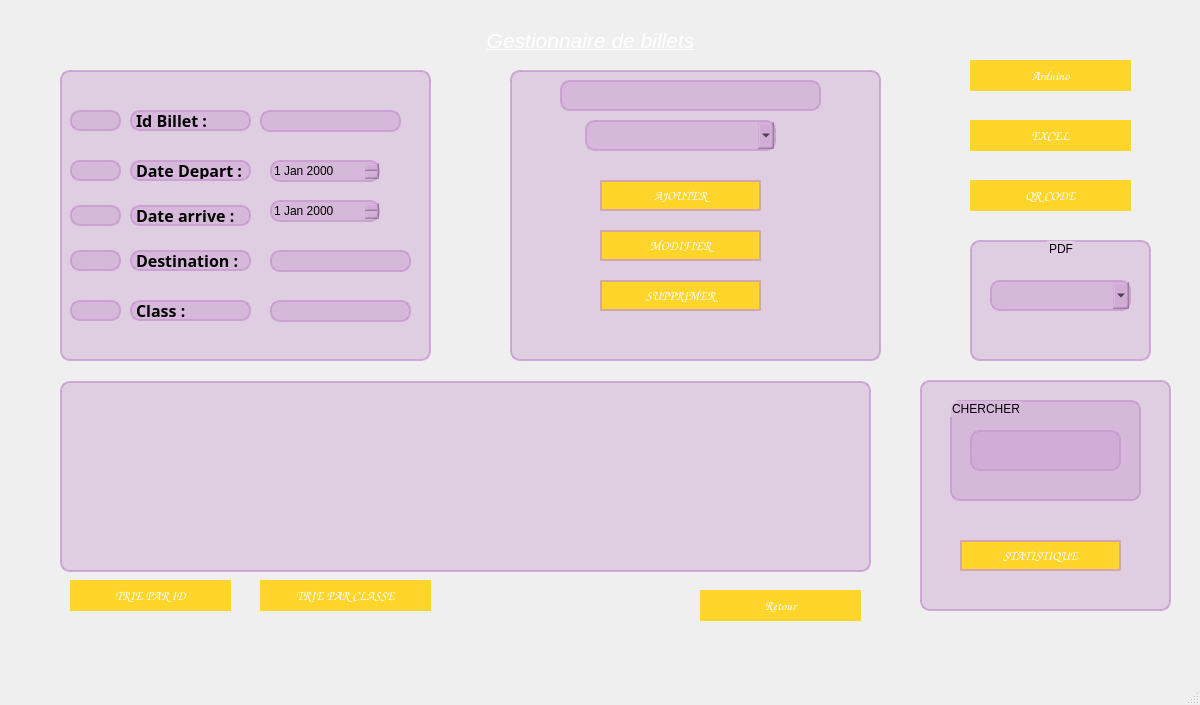
<?xml version="1.0" encoding="UTF-8"?>
<ui version="4.0">
 <class>gestion_billet</class>
 <widget class="QMainWindow" name="gestion_billet">
  <property name="geometry">
   <rect>
    <x>0</x>
    <y>0</y>
    <width>1200</width>
    <height>705</height>
   </rect>
  </property>
  <property name="windowTitle">
   <string>MainWindow</string>
  </property>
  <widget class="QWidget" name="centralwidget">
   <widget class="QStackedWidget" name="stackedWidget">
    <property name="geometry">
     <rect>
      <x>0</x>
      <y>0</y>
      <width>1200</width>
      <height>700</height>
     </rect>
    </property>
    <property name="currentIndex">
     <number>2</number>
    </property>
    <widget class="QWidget" name="index">
     <widget class="QLabel" name="label">
      <property name="geometry">
       <rect>
        <x>0</x>
        <y>0</y>
        <width>1200</width>
        <height>700</height>
       </rect>
      </property>
      <property name="styleSheet">
       <string notr="true">background-image: url(:/new/prefix1/images/sky.png);</string>
      </property>
      <property name="text">
       <string/>
      </property>
     </widget>
     <widget class="QLabel" name="tayarniapp">
      <property name="geometry">
       <rect>
        <x>0</x>
        <y>0</y>
        <width>321</width>
        <height>71</height>
       </rect>
      </property>
      <property name="font">
       <font>
        <family>Myanmar Text</family>
        <pointsize>28</pointsize>
        <weight>75</weight>
        <italic>false</italic>
        <bold>true</bold>
       </font>
      </property>
      <property name="mouseTracking">
       <bool>true</bool>
      </property>
      <property name="styleSheet">
       <string notr="true">
background-color : Transparent;</string>
      </property>
      <property name="text">
       <string>&lt;html&gt;&lt;head/&gt;&lt;body&gt;&lt;p align=&quot;center&quot;&gt;&lt;span style=&quot; color:#ffffff;&quot;&gt;TAYARNI APP&lt;/span&gt;&lt;/p&gt;&lt;/body&gt;&lt;/html&gt;</string>
      </property>
     </widget>
     <widget class="QPushButton" name="pushButton_a">
      <property name="geometry">
       <rect>
        <x>500</x>
        <y>200</y>
        <width>221</width>
        <height>61</height>
       </rect>
      </property>
      <property name="maximumSize">
       <size>
        <width>16777215</width>
        <height>16777215</height>
       </size>
      </property>
      <property name="font">
       <font>
        <family>Comic Sans MS</family>
        <pointsize>14</pointsize>
       </font>
      </property>
      <property name="styleSheet">
       <string notr="true">QPushButton {
background-color:rgb(203, 98, 255);
border-radius: 30px;
}
QPushButton:hover {
background-color: qlineargradient(spread:pad, x1:0, y1:0, x2:0, y2:1, stop:0 rgb(242, 255, 128), stop:1 rgb(0, 0, 255));
}
QPushButton::pressed{
	background-color: rgb(0, 255, 255);
}</string>
      </property>
      <property name="text">
       <string>Gestion des avions</string>
      </property>
     </widget>
     <widget class="QPushButton" name="pushButton_emp">
      <property name="geometry">
       <rect>
        <x>500</x>
        <y>500</y>
        <width>221</width>
        <height>61</height>
       </rect>
      </property>
      <property name="font">
       <font>
        <family>Comic Sans MS</family>
        <pointsize>12</pointsize>
       </font>
      </property>
      <property name="styleSheet">
       <string notr="true">QPushButton {
background-color:rgb(203, 98, 255);
border-radius: 30px;
}
QPushButton:hover {
background-color: qlineargradient(spread:pad, x1:0, y1:0, x2:0, y2:1, stop:0 rgb(242, 255, 128), stop:1 rgb(0, 0, 255));
}
QPushButton::pressed{
	background-color: rgb(0, 255, 255);
}</string>
      </property>
      <property name="text">
       <string>Gestion des Employés</string>
      </property>
     </widget>
     <widget class="QPushButton" name="pushButton_v">
      <property name="geometry">
       <rect>
        <x>500</x>
        <y>300</y>
        <width>221</width>
        <height>61</height>
       </rect>
      </property>
      <property name="font">
       <font>
        <family>Comic Sans MS</family>
        <pointsize>14</pointsize>
       </font>
      </property>
      <property name="styleSheet">
       <string notr="true">QPushButton {
background-color:rgb(203, 98, 255);
border-radius: 30px;
}
QPushButton:hover {
background-color: qlineargradient(spread:pad, x1:0, y1:0, x2:0, y2:1, stop:0 rgb(242, 255, 128), stop:1 rgb(0, 0, 255));
}</string>
      </property>
      <property name="text">
       <string>Gestion des vols</string>
      </property>
     </widget>
     <widget class="QPushButton" name="pushButton_b">
      <property name="geometry">
       <rect>
        <x>500</x>
        <y>100</y>
        <width>221</width>
        <height>61</height>
       </rect>
      </property>
      <property name="font">
       <font>
        <family>Comic Sans MS</family>
        <pointsize>14</pointsize>
       </font>
      </property>
      <property name="styleSheet">
       <string notr="true">QPushButton {
background-color:rgb(203, 98, 255);
border-radius: 30px;
}
QPushButton:hover {
background-color: qlineargradient(spread:pad, x1:0, y1:0, x2:0, y2:1, stop:0 rgb(242, 255, 128), stop:1 rgb(0, 0, 255));
}
QPushButton::pressed{
	background-color: rgb(0, 255, 255);
}</string>
      </property>
      <property name="text">
       <string>Gestion des billets</string>
      </property>
     </widget>
     <widget class="QPushButton" name="pushButton_voy">
      <property name="geometry">
       <rect>
        <x>500</x>
        <y>400</y>
        <width>221</width>
        <height>61</height>
       </rect>
      </property>
      <property name="font">
       <font>
        <family>Comic Sans MS</family>
        <pointsize>12</pointsize>
       </font>
      </property>
      <property name="styleSheet">
       <string notr="true">QPushButton {
background-color:rgb(203, 98, 255);
border-radius: 30px;
}
QPushButton:hover {
background-color: qlineargradient(spread:pad, x1:0, y1:0, x2:0, y2:1, stop:0 rgb(242, 255, 128), stop:1 rgb(0, 0, 255));
}
QPushButton::pressed{
	background-color: rgb(0, 255, 255);
}</string>
      </property>
      <property name="text">
       <string>Gestion des voyageurs</string>
      </property>
     </widget>
     <widget class="QLabel" name="label_2">
      <property name="geometry">
       <rect>
        <x>810</x>
        <y>170</y>
        <width>171</width>
        <height>141</height>
       </rect>
      </property>
      <property name="styleSheet">
       <string notr="true">image: url(:/new/prefix1/images/pngaman.png);</string>
      </property>
      <property name="text">
       <string/>
      </property>
     </widget>
    </widget>
    <widget class="QWidget" name="login">
     <widget class="QLabel" name="label_3">
      <property name="geometry">
       <rect>
        <x>0</x>
        <y>0</y>
        <width>1200</width>
        <height>700</height>
       </rect>
      </property>
      <property name="styleSheet">
       <string notr="true">background-image: url(:/new/prefix1/images/aeroport.jpg);</string>
      </property>
      <property name="text">
       <string/>
      </property>
     </widget>
     <widget class="QGroupBox" name="groupBox">
      <property name="geometry">
       <rect>
        <x>0</x>
        <y>0</y>
        <width>1191</width>
        <height>691</height>
       </rect>
      </property>
      <property name="toolTip">
       <string>&lt;html&gt;&lt;head/&gt;&lt;body&gt;&lt;p&gt;&lt;span style=&quot; font-size:18pt; color:#ffffff;&quot;&gt;S'identifier pour le gestionnaire de billets&lt;/span&gt;&lt;/p&gt;&lt;/body&gt;&lt;/html&gt;</string>
      </property>
      <property name="styleSheet">
       <string notr="true">color: rgb(255, 255, 255);
font: 75 16pt &quot;Comic Sans MS&quot;;</string>
      </property>
      <property name="title">
       <string>S'identifier pour le gestionnaire de billets</string>
      </property>
      <widget class="QLineEdit" name="lineEdit_username">
       <property name="geometry">
        <rect>
         <x>270</x>
         <y>280</y>
         <width>141</width>
         <height>31</height>
        </rect>
       </property>
       <property name="text">
        <string/>
       </property>
       <property name="frame">
        <bool>true</bool>
       </property>
      </widget>
      <widget class="QPushButton" name="pushButton_valider_login">
       <property name="geometry">
        <rect>
         <x>360</x>
         <y>510</y>
         <width>161</width>
         <height>51</height>
        </rect>
       </property>
       <property name="font">
        <font>
         <family>Comic Sans MS</family>
         <pointsize>16</pointsize>
         <weight>9</weight>
         <italic>false</italic>
         <bold>false</bold>
        </font>
       </property>
       <property name="styleSheet">
        <string notr="true">QPushButton {
background-color: rgb(255, 213, 44);color :rgb(255, 255, 255);
border-radius: 70px;
}
QPushButton:hover {
background-color: qlineargradient(spread:pad, x1:0, y1:0, x2:0, y2:1, stop:0 rgb(151, 255, 226) , stop:1 rgb(151, 255, 226));

}
QPushButton::pressed{
	background-color:rgb(255, 170, 255);
}</string>
       </property>
       <property name="text">
        <string>Valider</string>
       </property>
      </widget>
      <widget class="QLabel" name="label_4">
       <property name="geometry">
        <rect>
         <x>90</x>
         <y>280</y>
         <width>141</width>
         <height>31</height>
        </rect>
       </property>
       <property name="font">
        <font>
         <family>Comic Sans MS</family>
         <pointsize>16</pointsize>
         <weight>9</weight>
         <italic>false</italic>
         <bold>false</bold>
        </font>
       </property>
       <property name="text">
        <string>&lt;html&gt;&lt;head/&gt;&lt;body&gt;&lt;p&gt;&lt;span style=&quot; color:#ffffff;&quot;&gt;Username :&lt;/span&gt;&lt;/p&gt;&lt;/body&gt;&lt;/html&gt;</string>
       </property>
      </widget>
      <widget class="QLabel" name="label_5">
       <property name="geometry">
        <rect>
         <x>70</x>
         <y>370</y>
         <width>191</width>
         <height>31</height>
        </rect>
       </property>
       <property name="font">
        <font>
         <family>Comic Sans MS</family>
         <pointsize>16</pointsize>
         <weight>9</weight>
         <italic>false</italic>
         <bold>false</bold>
        </font>
       </property>
       <property name="text">
        <string>&lt;html&gt;&lt;head/&gt;&lt;body&gt;&lt;p&gt;&lt;span style=&quot; color:#ffffff;&quot;&gt;Mot de passe :&lt;/span&gt;&lt;/p&gt;&lt;/body&gt;&lt;/html&gt;</string>
       </property>
      </widget>
      <widget class="QLineEdit" name="lineEdit_mdp">
       <property name="geometry">
        <rect>
         <x>270</x>
         <y>370</y>
         <width>141</width>
         <height>31</height>
        </rect>
       </property>
       <property name="frame">
        <bool>true</bool>
       </property>
      </widget>
      <widget class="QPushButton" name="pushButton_annuler_login">
       <property name="geometry">
        <rect>
         <x>610</x>
         <y>510</y>
         <width>171</width>
         <height>51</height>
        </rect>
       </property>
       <property name="font">
        <font>
         <family>Comic Sans MS</family>
         <pointsize>16</pointsize>
         <weight>9</weight>
         <italic>false</italic>
         <bold>false</bold>
        </font>
       </property>
       <property name="styleSheet">
        <string notr="true">QPushButton {
	color: rgb(255, 255, 255);
background-color: rgb(255, 213, 44);
border-radius: 70px;
}
QPushButton:hover {
background-color: qlineargradient(spread:pad, x1:0, y1:0, x2:0, y2:1, stop:0 rgb(151, 255, 226) , stop:1 rgb(151, 255, 226));

}
QPushButton::pressed{
	background-color:rgb(255, 170, 255);
}</string>
       </property>
       <property name="text">
        <string>Retour</string>
       </property>
      </widget>
      <widget class="QLabel" name="label_81">
       <property name="geometry">
        <rect>
         <x>470</x>
         <y>510</y>
         <width>56</width>
         <height>16</height>
        </rect>
       </property>
       <property name="styleSheet">
        <string notr="true">image: url(:/new/prefix1/images/check.png);</string>
       </property>
       <property name="text">
        <string/>
       </property>
      </widget>
      <widget class="QLabel" name="label_82">
       <property name="geometry">
        <rect>
         <x>730</x>
         <y>510</y>
         <width>56</width>
         <height>16</height>
        </rect>
       </property>
       <property name="styleSheet">
        <string notr="true">image: url(:/new/prefix1/images/xx.png);</string>
       </property>
       <property name="text">
        <string/>
       </property>
      </widget>
     </widget>
    </widget>
    <widget class="QWidget" name="gestionbillet">
     <widget class="QLabel" name="label_6">
      <property name="geometry">
       <rect>
        <x>0</x>
        <y>20</y>
        <width>1200</width>
        <height>700</height>
       </rect>
      </property>
      <property name="styleSheet">
       <string notr="true">background-image: url(:/new/prefix1/images/gestbill.jpg);</string>
      </property>
      <property name="text">
       <string/>
      </property>
     </widget>
     <widget class="QLabel" name="label_9">
      <property name="geometry">
       <rect>
        <x>450</x>
        <y>20</y>
        <width>281</width>
        <height>41</height>
       </rect>
      </property>
      <property name="text">
       <string>&lt;html&gt;&lt;head/&gt;&lt;body&gt;&lt;p align=&quot;center&quot;&gt;&lt;span style=&quot; font-size:16pt; font-style:italic; text-decoration: underline; color:#ffffff;&quot;&gt;Gestionnaire de billets&lt;/span&gt;&lt;/p&gt;&lt;/body&gt;&lt;/html&gt;</string>
      </property>
     </widget>
     <widget class="QGroupBox" name="groupBox_2">
      <property name="geometry">
       <rect>
        <x>60</x>
        <y>70</y>
        <width>371</width>
        <height>291</height>
       </rect>
      </property>
      <property name="styleSheet">
       <string notr="true">border: 2px solid rgba(199, 153, 207, 200);
background: rgba(199, 153, 207, 100); 
border-radius: 10px;</string>
      </property>
      <property name="title">
       <string/>
      </property>
      <widget class="QLineEdit" name="lineEdit_ID_ajout">
       <property name="geometry">
        <rect>
         <x>200</x>
         <y>40</y>
         <width>141</width>
         <height>22</height>
        </rect>
       </property>
      </widget>
      <widget class="QLabel" name="label_30">
       <property name="geometry">
        <rect>
         <x>70</x>
         <y>40</y>
         <width>121</width>
         <height>21</height>
        </rect>
       </property>
       <property name="font">
        <font>
         <family>8514oem</family>
         <pointsize>12</pointsize>
         <weight>75</weight>
         <bold>true</bold>
        </font>
       </property>
       <property name="text">
        <string>Id Billet :</string>
       </property>
      </widget>
      <widget class="QLabel" name="label_29">
       <property name="geometry">
        <rect>
         <x>10</x>
         <y>40</y>
         <width>51</width>
         <height>21</height>
        </rect>
       </property>
       <property name="styleSheet">
        <string notr="true">image: url(:/new/prefix1/images/icons8-fighter-jet-50.png);</string>
       </property>
       <property name="text">
        <string/>
       </property>
      </widget>
      <widget class="QLabel" name="label_42">
       <property name="geometry">
        <rect>
         <x>10</x>
         <y>90</y>
         <width>51</width>
         <height>21</height>
        </rect>
       </property>
       <property name="styleSheet">
        <string notr="true">image: url(:/new/prefix1/images/icons8-fighter-jet-50.png);</string>
       </property>
       <property name="text">
        <string/>
       </property>
      </widget>
      <widget class="QLabel" name="label_47">
       <property name="geometry">
        <rect>
         <x>10</x>
         <y>135</y>
         <width>51</width>
         <height>21</height>
        </rect>
       </property>
       <property name="styleSheet">
        <string notr="true">image: url(:/new/prefix1/images/icons8-fighter-jet-50.png);</string>
       </property>
       <property name="text">
        <string/>
       </property>
      </widget>
      <widget class="QLabel" name="label_48">
       <property name="geometry">
        <rect>
         <x>10</x>
         <y>180</y>
         <width>51</width>
         <height>21</height>
        </rect>
       </property>
       <property name="styleSheet">
        <string notr="true">image: url(:/new/prefix1/images/icons8-fighter-jet-50.png);</string>
       </property>
       <property name="text">
        <string/>
       </property>
      </widget>
      <widget class="QLabel" name="label_49">
       <property name="geometry">
        <rect>
         <x>10</x>
         <y>230</y>
         <width>51</width>
         <height>21</height>
        </rect>
       </property>
       <property name="styleSheet">
        <string notr="true">image: url(:/new/prefix1/images/icons8-fighter-jet-50.png);</string>
       </property>
       <property name="text">
        <string/>
       </property>
      </widget>
      <widget class="QLabel" name="label_50">
       <property name="geometry">
        <rect>
         <x>70</x>
         <y>90</y>
         <width>121</width>
         <height>21</height>
        </rect>
       </property>
       <property name="font">
        <font>
         <family>8514oem</family>
         <pointsize>12</pointsize>
         <weight>75</weight>
         <bold>true</bold>
        </font>
       </property>
       <property name="text">
        <string>Date Depart :</string>
       </property>
      </widget>
      <widget class="QLabel" name="label_51">
       <property name="geometry">
        <rect>
         <x>70</x>
         <y>135</y>
         <width>121</width>
         <height>21</height>
        </rect>
       </property>
       <property name="font">
        <font>
         <family>8514oem</family>
         <pointsize>12</pointsize>
         <weight>75</weight>
         <bold>true</bold>
        </font>
       </property>
       <property name="text">
        <string>Date arrive :</string>
       </property>
      </widget>
      <widget class="QLabel" name="label_52">
       <property name="geometry">
        <rect>
         <x>70</x>
         <y>180</y>
         <width>121</width>
         <height>21</height>
        </rect>
       </property>
       <property name="font">
        <font>
         <family>8514oem</family>
         <pointsize>12</pointsize>
         <weight>75</weight>
         <bold>true</bold>
        </font>
       </property>
       <property name="text">
        <string>Destination :</string>
       </property>
      </widget>
      <widget class="QLabel" name="label_53">
       <property name="geometry">
        <rect>
         <x>70</x>
         <y>230</y>
         <width>121</width>
         <height>21</height>
        </rect>
       </property>
       <property name="font">
        <font>
         <family>8514oem</family>
         <pointsize>12</pointsize>
         <weight>75</weight>
         <bold>true</bold>
        </font>
       </property>
       <property name="text">
        <string>Class :</string>
       </property>
      </widget>
      <widget class="QDateEdit" name="dateEdit_datedep">
       <property name="geometry">
        <rect>
         <x>210</x>
         <y>90</y>
         <width>110</width>
         <height>22</height>
        </rect>
       </property>
      </widget>
      <widget class="QDateEdit" name="dateEdit_datear">
       <property name="geometry">
        <rect>
         <x>210</x>
         <y>130</y>
         <width>110</width>
         <height>22</height>
        </rect>
       </property>
      </widget>
      <widget class="QLineEdit" name="lineEdit_DES">
       <property name="geometry">
        <rect>
         <x>210</x>
         <y>180</y>
         <width>141</width>
         <height>22</height>
        </rect>
       </property>
      </widget>
      <widget class="QLineEdit" name="lineEdit_CLASS">
       <property name="geometry">
        <rect>
         <x>210</x>
         <y>230</y>
         <width>141</width>
         <height>22</height>
        </rect>
       </property>
      </widget>
     </widget>
     <widget class="QGroupBox" name="groupBox_3">
      <property name="geometry">
       <rect>
        <x>510</x>
        <y>70</y>
        <width>371</width>
        <height>291</height>
       </rect>
      </property>
      <property name="styleSheet">
       <string notr="true">border: 2px solid rgba(199, 153, 207, 200);
background: rgba(199, 153, 207, 100); 
border-radius: 10px;</string>
      </property>
      <property name="title">
       <string/>
      </property>
      <widget class="QComboBox" name="comboBox">
       <property name="geometry">
        <rect>
         <x>75</x>
         <y>50</y>
         <width>191</width>
         <height>31</height>
        </rect>
       </property>
      </widget>
      <widget class="QPushButton" name="AJOUTER">
       <property name="geometry">
        <rect>
         <x>90</x>
         <y>110</y>
         <width>161</width>
         <height>31</height>
        </rect>
       </property>
       <property name="font">
        <font>
         <family>Comic Sans MS</family>
         <pointsize>10</pointsize>
         <weight>75</weight>
         <bold>true</bold>
        </font>
       </property>
       <property name="styleSheet">
        <string notr="true">QPushButton {
background-color: rgb(255, 213, 44);color :rgb(255, 255, 255);
border-radius: 70px;
}
QPushButton:hover {
background-color: qlineargradient(spread:pad, x1:0, y1:0, x2:0, y2:1, stop:0 rgb(151, 255, 226) , stop:1 rgb(151, 255, 226));

}
QPushButton::pressed{
	background-color:rgb(255, 170, 255);
}</string>
       </property>
       <property name="text">
        <string>AJOUTER</string>
       </property>
      </widget>
      <widget class="QPushButton" name="modifier">
       <property name="geometry">
        <rect>
         <x>90</x>
         <y>160</y>
         <width>161</width>
         <height>31</height>
        </rect>
       </property>
       <property name="font">
        <font>
         <family>Comic Sans MS</family>
         <pointsize>10</pointsize>
         <weight>75</weight>
         <bold>true</bold>
        </font>
       </property>
       <property name="styleSheet">
        <string notr="true">QPushButton {
background-color: rgb(255, 213, 44);color :rgb(255, 255, 255);
border-radius: 70px;
}
QPushButton:hover {
background-color: qlineargradient(spread:pad, x1:0, y1:0, x2:0, y2:1, stop:0 rgb(151, 255, 226) , stop:1 rgb(151, 255, 226));

}
QPushButton::pressed{
	background-color:rgb(255, 170, 255);
}</string>
       </property>
       <property name="text">
        <string>MODIFIER</string>
       </property>
      </widget>
      <widget class="QPushButton" name="SUPRIMER">
       <property name="geometry">
        <rect>
         <x>90</x>
         <y>210</y>
         <width>161</width>
         <height>31</height>
        </rect>
       </property>
       <property name="font">
        <font>
         <family>Comic Sans MS</family>
         <pointsize>10</pointsize>
         <weight>75</weight>
         <bold>true</bold>
        </font>
       </property>
       <property name="styleSheet">
        <string notr="true">QPushButton {
background-color: rgb(255, 213, 44);color :rgb(255, 255, 255);
border-radius: 70px;
}
QPushButton:hover {
background-color: qlineargradient(spread:pad, x1:0, y1:0, x2:0, y2:1, stop:0 rgb(151, 255, 226) , stop:1 rgb(151, 255, 226));

}
QPushButton::pressed{
	background-color:rgb(255, 170, 255);
}</string>
       </property>
       <property name="text">
        <string>SUPPRIMER</string>
       </property>
      </widget>
      <widget class="QLabel" name="labelinfo">
       <property name="geometry">
        <rect>
         <x>50</x>
         <y>10</y>
         <width>261</width>
         <height>31</height>
        </rect>
       </property>
       <property name="text">
        <string/>
       </property>
      </widget>
     </widget>
     <widget class="QTableView" name="tableView">
      <property name="geometry">
       <rect>
        <x>60</x>
        <y>381</y>
        <width>811</width>
        <height>191</height>
       </rect>
      </property>
      <property name="styleSheet">
       <string notr="true">border: 2px solid rgba(199, 153, 207, 200);
background: rgba(199, 153, 207, 100); 
border-radius: 10px;</string>
      </property>
     </widget>
     <widget class="QGroupBox" name="groupBox_4">
      <property name="geometry">
       <rect>
        <x>920</x>
        <y>380</y>
        <width>251</width>
        <height>231</height>
       </rect>
      </property>
      <property name="styleSheet">
       <string notr="true">border: 2px solid rgba(199, 153, 207, 200);
background: rgba(199, 153, 207, 100); 
border-radius: 10px;</string>
      </property>
      <property name="title">
       <string/>
      </property>
      <widget class="QGroupBox" name="groupBox_5">
       <property name="geometry">
        <rect>
         <x>30</x>
         <y>20</y>
         <width>191</width>
         <height>101</height>
        </rect>
       </property>
       <property name="title">
        <string>CHERCHER</string>
       </property>
       <widget class="QLineEdit" name="CHERCHER">
        <property name="geometry">
         <rect>
          <x>20</x>
          <y>30</y>
          <width>151</width>
          <height>41</height>
         </rect>
        </property>
       </widget>
      </widget>
      <widget class="QPushButton" name="STAT">
       <property name="geometry">
        <rect>
         <x>40</x>
         <y>160</y>
         <width>161</width>
         <height>31</height>
        </rect>
       </property>
       <property name="font">
        <font>
         <family>Comic Sans MS</family>
         <pointsize>10</pointsize>
         <weight>75</weight>
         <bold>true</bold>
        </font>
       </property>
       <property name="styleSheet">
        <string notr="true">QPushButton {
background-color: rgb(255, 213, 44);color :rgb(255, 255, 255);
border-radius: 70px;
}
QPushButton:hover {
background-color: qlineargradient(spread:pad, x1:0, y1:0, x2:0, y2:1, stop:0 rgb(151, 255, 226) , stop:1 rgb(151, 255, 226));

}
QPushButton::pressed{
	background-color:rgb(255, 170, 255);
}</string>
       </property>
       <property name="text">
        <string>STATISTIQUE</string>
       </property>
      </widget>
     </widget>
     <widget class="QPushButton" name="TRIE_ID">
      <property name="geometry">
       <rect>
        <x>70</x>
        <y>580</y>
        <width>161</width>
        <height>31</height>
       </rect>
      </property>
      <property name="font">
       <font>
        <family>Comic Sans MS</family>
        <pointsize>10</pointsize>
        <weight>75</weight>
        <bold>true</bold>
       </font>
      </property>
      <property name="styleSheet">
       <string notr="true">QPushButton {
background-color: rgb(255, 213, 44);color :rgb(255, 255, 255);
border-radius: 70px;
}
QPushButton:hover {
background-color: qlineargradient(spread:pad, x1:0, y1:0, x2:0, y2:1, stop:0 rgb(151, 255, 226) , stop:1 rgb(151, 255, 226));

}
QPushButton::pressed{
	background-color:rgb(255, 170, 255);
}</string>
      </property>
      <property name="text">
       <string>TRIE PAR ID</string>
      </property>
     </widget>
     <widget class="QPushButton" name="TRIE_CLASS">
      <property name="geometry">
       <rect>
        <x>260</x>
        <y>580</y>
        <width>171</width>
        <height>31</height>
       </rect>
      </property>
      <property name="font">
       <font>
        <family>Comic Sans MS</family>
        <pointsize>10</pointsize>
        <weight>75</weight>
        <bold>true</bold>
       </font>
      </property>
      <property name="styleSheet">
       <string notr="true">QPushButton {
background-color: rgb(255, 213, 44);color :rgb(255, 255, 255);
border-radius: 70px;
}
QPushButton:hover {
background-color: qlineargradient(spread:pad, x1:0, y1:0, x2:0, y2:1, stop:0 rgb(151, 255, 226) , stop:1 rgb(151, 255, 226));

}
QPushButton::pressed{
	background-color:rgb(255, 170, 255);
}</string>
      </property>
      <property name="text">
       <string>TRIE PAR CLASSE</string>
      </property>
     </widget>
     <widget class="QPushButton" name="excel">
      <property name="geometry">
       <rect>
        <x>970</x>
        <y>120</y>
        <width>161</width>
        <height>31</height>
       </rect>
      </property>
      <property name="font">
       <font>
        <family>Comic Sans MS</family>
        <pointsize>10</pointsize>
        <weight>75</weight>
        <bold>true</bold>
       </font>
      </property>
      <property name="styleSheet">
       <string notr="true">QPushButton {
background-color: rgb(255, 213, 44);color :rgb(255, 255, 255);
border-radius: 70px;
}
QPushButton:hover {
background-color: qlineargradient(spread:pad, x1:0, y1:0, x2:0, y2:1, stop:0 rgb(151, 255, 226) , stop:1 rgb(151, 255, 226));

}
QPushButton::pressed{
	background-color:rgb(255, 170, 255);
}</string>
      </property>
      <property name="text">
       <string>EXCEL</string>
      </property>
     </widget>
     <widget class="QPushButton" name="qr_code">
      <property name="geometry">
       <rect>
        <x>970</x>
        <y>180</y>
        <width>161</width>
        <height>31</height>
       </rect>
      </property>
      <property name="font">
       <font>
        <family>Comic Sans MS</family>
        <pointsize>10</pointsize>
        <weight>75</weight>
        <bold>true</bold>
       </font>
      </property>
      <property name="styleSheet">
       <string notr="true">QPushButton {
background-color: rgb(255, 213, 44);color :rgb(255, 255, 255);
border-radius: 70px;
}
QPushButton:hover {
background-color: qlineargradient(spread:pad, x1:0, y1:0, x2:0, y2:1, stop:0 rgb(151, 255, 226) , stop:1 rgb(151, 255, 226));

}
QPushButton::pressed{
	background-color:rgb(255, 170, 255);
}</string>
      </property>
      <property name="text">
       <string>QR CODE</string>
      </property>
     </widget>
     <widget class="QLabel" name="lbl_image_2">
      <property name="geometry">
       <rect>
        <x>975</x>
        <y>245</y>
        <width>151</width>
        <height>111</height>
       </rect>
      </property>
      <property name="text">
       <string/>
      </property>
     </widget>
     <widget class="QGroupBox" name="groupBox_6">
      <property name="geometry">
       <rect>
        <x>970</x>
        <y>240</y>
        <width>181</width>
        <height>121</height>
       </rect>
      </property>
      <property name="styleSheet">
       <string notr="true">border: 2px solid rgba(199, 153, 207, 200);
background: rgba(199, 153, 207, 100); 
border-radius: 10px;</string>
      </property>
      <property name="title">
       <string>PDF</string>
      </property>
      <property name="alignment">
       <set>Qt::AlignCenter</set>
      </property>
      <widget class="QComboBox" name="comboBox_2">
       <property name="geometry">
        <rect>
         <x>20</x>
         <y>40</y>
         <width>141</width>
         <height>31</height>
        </rect>
       </property>
      </widget>
     </widget>
     <widget class="QPushButton" name="arduino">
      <property name="geometry">
       <rect>
        <x>970</x>
        <y>60</y>
        <width>161</width>
        <height>31</height>
       </rect>
      </property>
      <property name="font">
       <font>
        <family>Comic Sans MS</family>
        <pointsize>10</pointsize>
        <weight>75</weight>
        <bold>true</bold>
       </font>
      </property>
      <property name="styleSheet">
       <string notr="true">QPushButton {
background-color: rgb(255, 213, 44);color :rgb(255, 255, 255);
border-radius: 70px;
}
QPushButton:hover {
background-color: qlineargradient(spread:pad, x1:0, y1:0, x2:0, y2:1, stop:0 rgb(151, 255, 226) , stop:1 rgb(151, 255, 226));

}
QPushButton::pressed{
	background-color:rgb(255, 170, 255);
}</string>
      </property>
      <property name="text">
       <string>Arduino</string>
      </property>
     </widget>
     <widget class="QPushButton" name="qr_code_2">
      <property name="geometry">
       <rect>
        <x>700</x>
        <y>590</y>
        <width>161</width>
        <height>31</height>
       </rect>
      </property>
      <property name="font">
       <font>
        <family>Comic Sans MS</family>
        <pointsize>10</pointsize>
        <weight>75</weight>
        <bold>true</bold>
       </font>
      </property>
      <property name="styleSheet">
       <string notr="true">QPushButton {
background-color: rgb(255, 213, 44);color :rgb(255, 255, 255);
border-radius: 70px;
}
QPushButton:hover {
background-color: qlineargradient(spread:pad, x1:0, y1:0, x2:0, y2:1, stop:0 rgb(151, 255, 226) , stop:1 rgb(151, 255, 226));

}
QPushButton::pressed{
	background-color:rgb(255, 170, 255);
}</string>
      </property>
      <property name="text">
       <string>Retour</string>
      </property>
     </widget>
    </widget>
   </widget>
  </widget>
  <widget class="QMenuBar" name="menubar">
   <property name="geometry">
    <rect>
     <x>0</x>
     <y>0</y>
     <width>1200</width>
     <height>26</height>
    </rect>
   </property>
  </widget>
  <widget class="QStatusBar" name="statusbar"/>
 </widget>
 <resources/>
 <connections/>
</ui>
